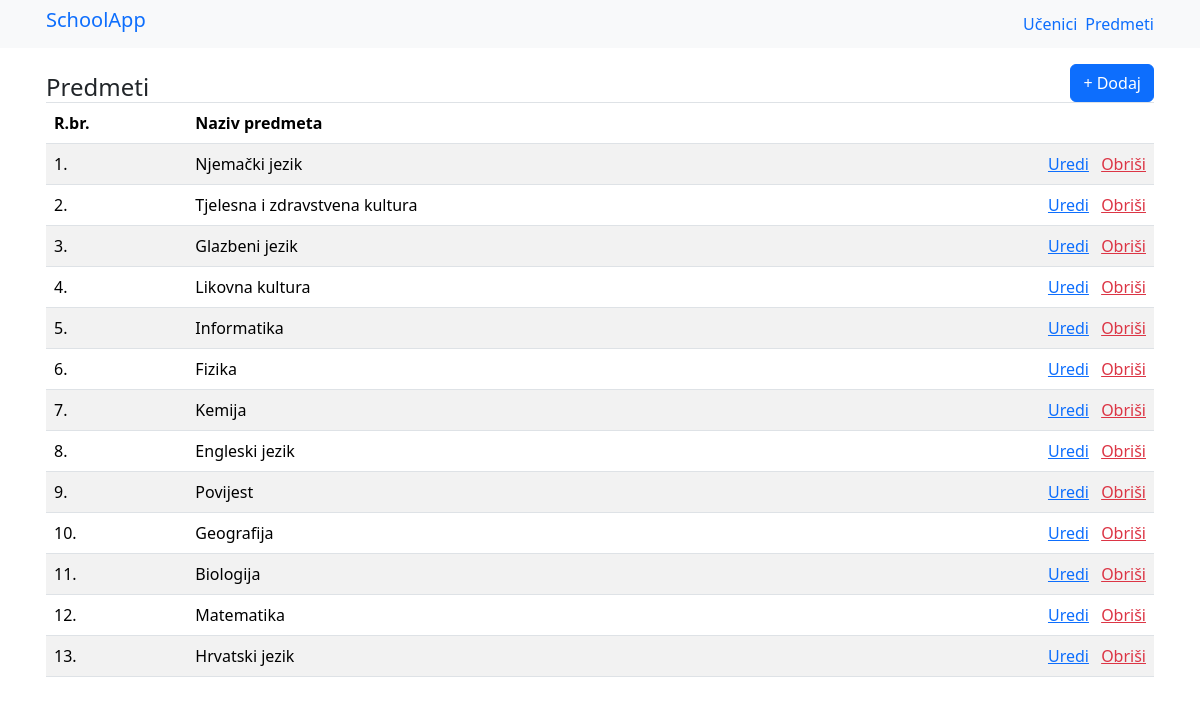
Page /predmeti.php on the committed database.
### tables this page shows
CREATE TABLE `predmeti` (
  `id_predmeta` int(11) NOT NULL,
  `naziv_predmeta` varchar(100) DEFAULT NULL,
  `created_at` timestamp NOT NULL DEFAULT current_timestamp(),
  `updated_at` timestamp NOT NULL DEFAULT current_timestamp() ON UPDATE current_timestamp()
);

### predmeti.php (the view)
<?php include 'zaglavlje.php'; ?>
<section class="p-3 container">
    <div class='d-flex align-items-end justify-content-between border-0 border-bottom'>
        <h4 class='p-0 m-0'>Predmeti</h4>
        <a href='unos_predmeta.php' class='btn btn-primary ms-4'>+ Dodaj</a>
    </div>
    <table class='table table-striped'>
        <thead>
            <tr>
                <th>R.br.</th>
                <th>Naziv predmeta</th>
                <th></th>
            </tr>
        </thead>
        <tbody>
        <?php
        $br = 0;
            $sql = 'SELECT * FROM predmeti ORDER BY updated_at DESC';
            $res = mysqli_query($veza, $sql);
            if (mysqli_num_rows($res) == 0) {
                echo "<tr><td colspan='3'>Nema podataka u bazi.</td></tr>";
            }
            else {
                while ($red = mysqli_fetch_array($res)) {
                $naziv_predmeta = $red['naziv_predmeta'];
                $id_predmeta = $red['id_predmeta'];
                ?>
                <tr>
                    <td><?php echo ++$br; ?>.</td>
                    <td><?php echo $naziv_predmeta; ?></td>
                    <td class='text-end'>
                        <span class=''>
                        <a href="unos_predmeta.php?id=<?php echo $id_predmeta; ?>" class="link-primary me-2">Uredi</a>
                        <a href="brisanje_predmeta.php?id=<?php echo $id_predmeta; ?>" class="link-danger">Obriši</a>
                        </span>
                    </td>
                </tr>
                <?php
                }
            }
        ?>
        </tbody>
    </table>
</section>
<?php include 'podnozje.php'; ?>

### zaglavlje.php (shortened to what this page needs)
<!DOCTYPE html>
<html lang="en">
<head>
    <link href="https://cdn.jsdelivr.net/npm/bootstrap@5.3.3/dist/css/bootstrap.min.css" rel="stylesheet">
</head>
<body>
    <nav class="bg-light py-2 ">
        <div class='container d-flex justify-content-between align-items-center'>
            <h5><a href='index.php' class='nav-link link-primary px-1'>SchoolApp</a></h5>
            <div class="d-flex align-items-center">
                <a href='ucenici.php' class='nav-link link-primary px-1'>Učenici</a>
                <a href='predmeti.php' class='nav-link link-primary px-1'>Predmeti</a>
            </div>
        </div>
    </nav>

### podnozje.php (shortened to what this page needs)
</body>
<html>

### rows in the picture
predmeti: naziv_predmeta "Njemački jezik"
predmeti: naziv_predmeta "Tjelesna i zdravstvena kultura"
predmeti: naziv_predmeta "Glazbeni jezik"
predmeti: naziv_predmeta "Likovna kultura"
predmeti: naziv_predmeta "Informatika"
predmeti: naziv_predmeta "Fizika"
predmeti: naziv_predmeta "Kemija"
predmeti: naziv_predmeta "Engleski jezik"
predmeti: naziv_predmeta "Povijest"
predmeti: naziv_predmeta "Geografija"
predmeti: naziv_predmeta "Biologija"
predmeti: naziv_predmeta "Matematika"
predmeti: naziv_predmeta "Hrvatski jezik"
